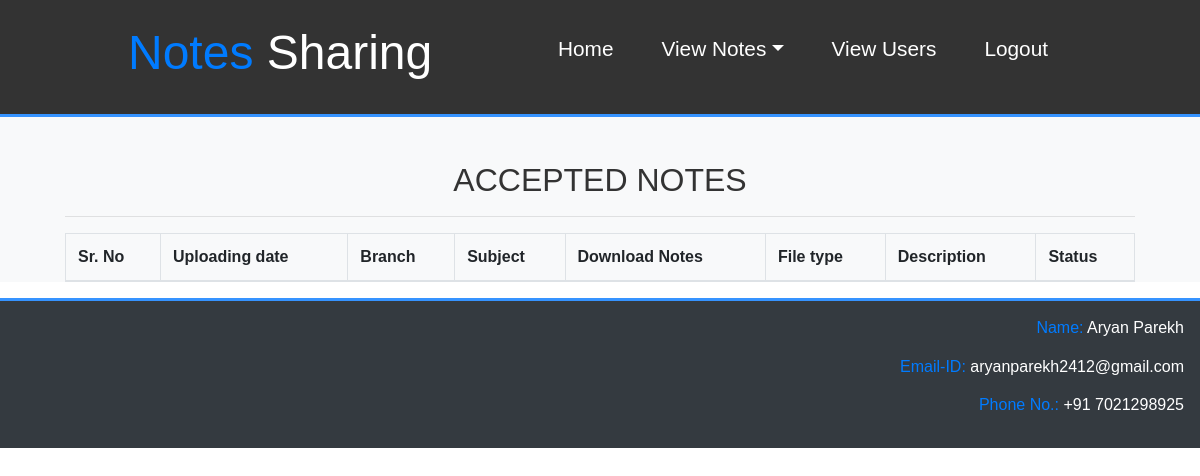
/admin_viewacceptednotes/ (signed in), run on an earlier commit of the app's database.
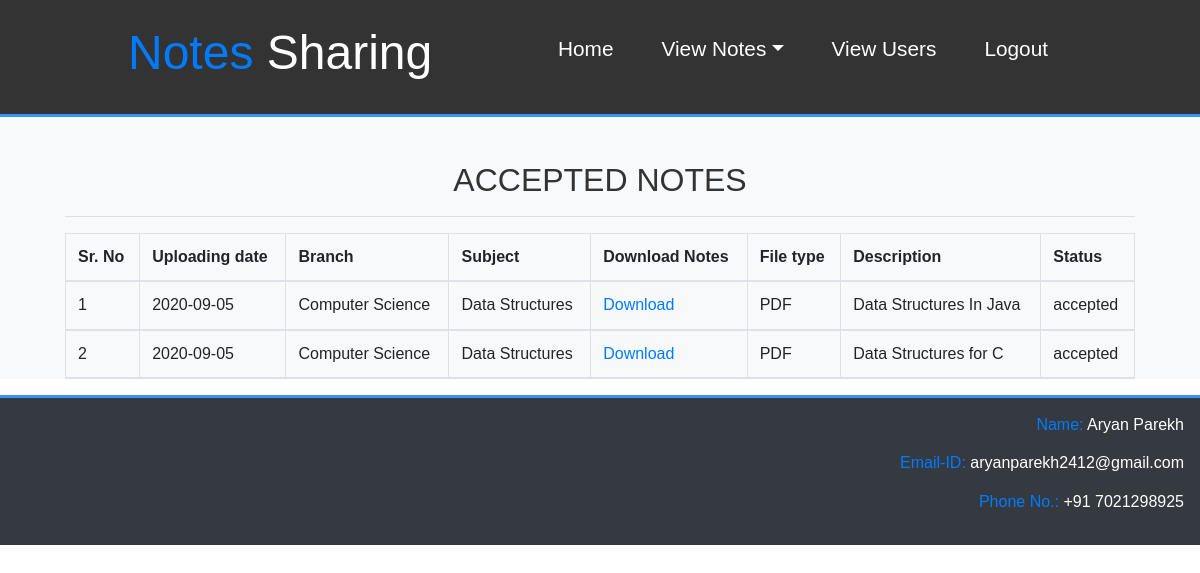
And on a later commit of the database.
### notes/models.py (models this page shows, shortened)
class Notes(models.Model):
    user = models.ForeignKey(User,on_delete=models.CASCADE)
    uploadingdate = models.CharField(max_length=10)
    branch = models.CharField(max_length=30)
    subject = models.CharField(max_length=30)
    notesfile = models.FileField()
    filetype = models.CharField(max_length=30)
    description = models.CharField(max_length=215,null=True)
    status = models.CharField(max_length=15,default='pending')

### notes/views.py (the view)
# urls.py: path('admin_viewacceptednotes/',admin_viewacceptednotes,name="admin_viewacceptednotes"),
def admin_viewacceptednotes(request):
    if not request.user.is_staff:
        return redirect('adminlogin')
    notes=Notes.objects.all()
    d={'notes':notes}
    return render(request,'admin_viewacceptednotes.html',d)

### notes/templates/admin_viewacceptednotes.html
{% extends 'adminnavigation.html' %}
{% load static %}
{% block admin_body %}
<section id="signup">
  <div class="bg-light">
    <br><br>
    <div class="container">
      <h2 class="text-center">ACCEPTED NOTES</h2>
      <hr>
      <table class="table table-bordered" id=mytable>
        <thead>
          <tr>
            <th>Sr. No</th>
            <th>Uploading date</th>
            <th>Branch</th>
            <th>Subject</th>
            <th>Download Notes</th>
            <th>File type</th>
            <th>Description</th>
            <th>Status</th>
          </tr>
          {% for i in notes %}
          {% ifequal i.status 'accepted' %}
          <tr>
            <td>{{forloop.counter}}</td>
            <td>{{i.uploadingdate}}</td>
            <td>{{i.branch}}</td>
            <td>{{i.subject}}</td>
            <td><a href="{{i.notesfile.url}}" download>Download</a></td>
            <td>{{i.filetype}}</td>
            <td>{{i.description}}</td>
            <td>{{i.status}}</td>
          </tr>
          {% endifequal %}
          {% endfor %}
        </thead>
      </table>
    </div>
  </div>
</section>
{% endblock %}

What changed in the data, as far as the page shows it:
added Notes: uploadingdate "2020-09-05", branch "Computer Science", subject "Data Structures", filetype "PDF", description "Data Structures In Java", status "accepted"
added Notes: uploadingdate "2020-09-05", branch "Computer Science", subject "Data Structures", filetype "PDF", description "Data Structures for C", status "accepted"
